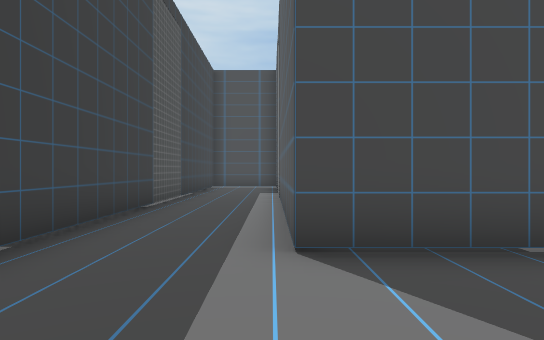
view 1 (above)

24 first-person views from a walk through a scene from a Unity 3-D project. The camera is 1.5 m above the floor, looks level and sees 75° across. The floor is counted in squares, 2 m on a side. Each view is taken from the middle of a square. On the plan, view 1 faces up. The plan holds only what a view shows up to about 11 squares ahead; the rest is blank. The place goes on beyond the plan. The player is left out.

view 2
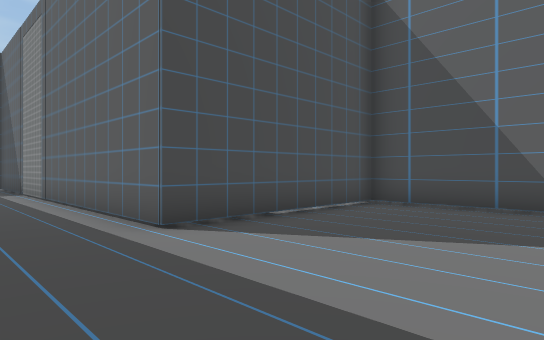

view 3
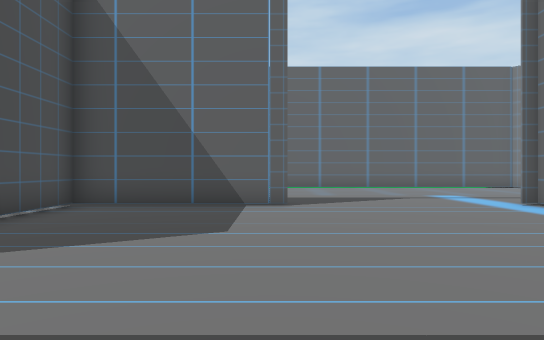

view 4
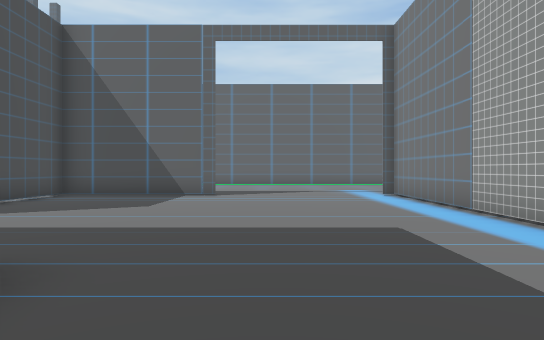

view 5
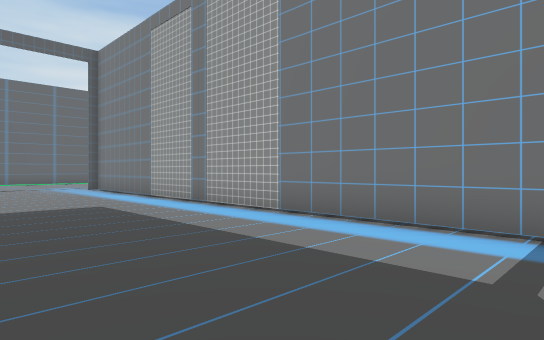

view 6
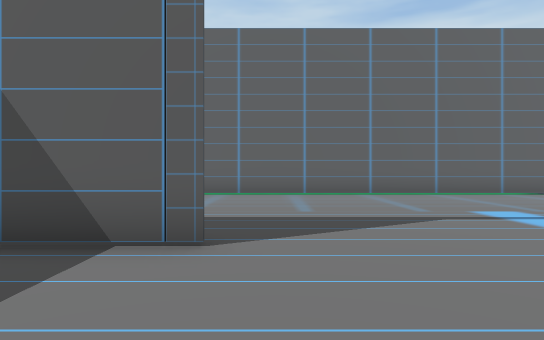

view 7
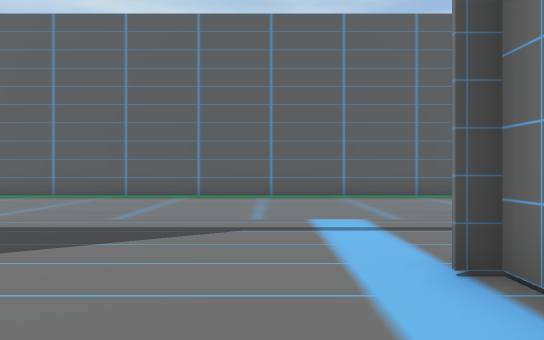

view 8
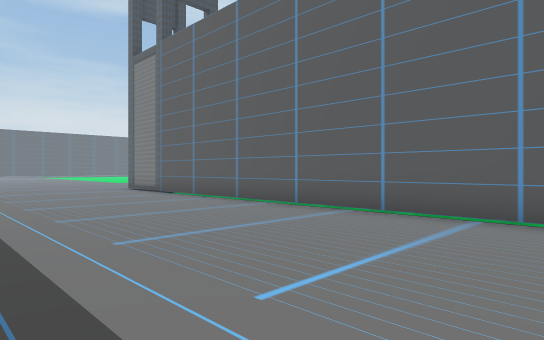

view 9
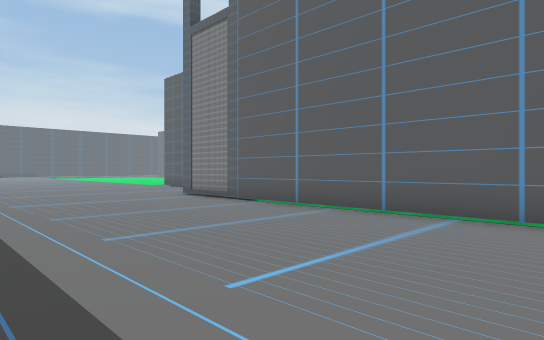

view 10
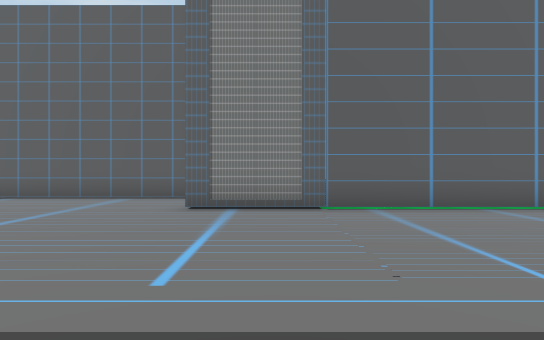

view 11
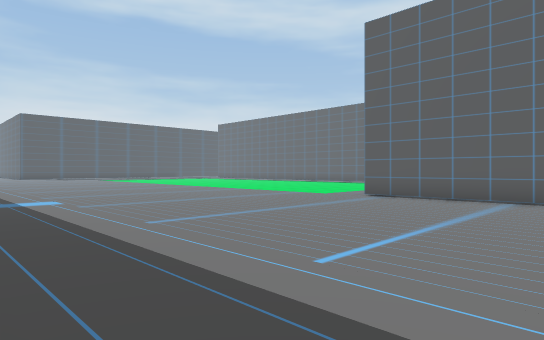

view 12
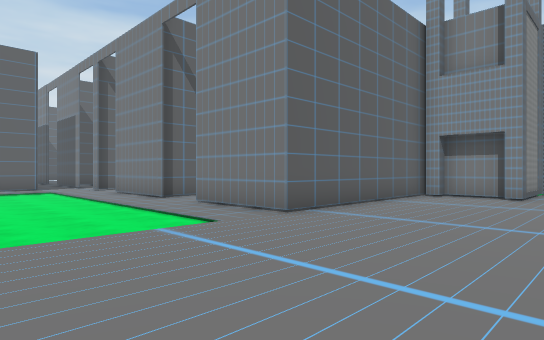

view 13
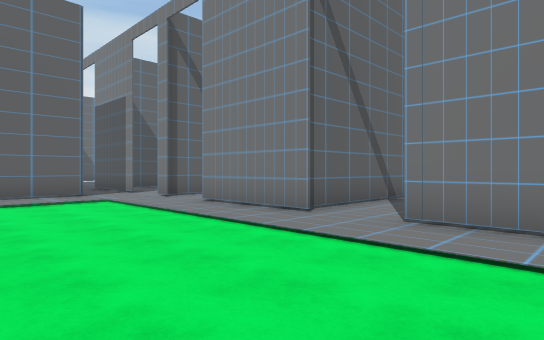

view 14
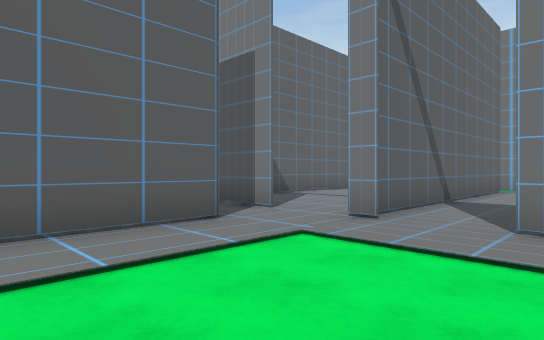

view 15
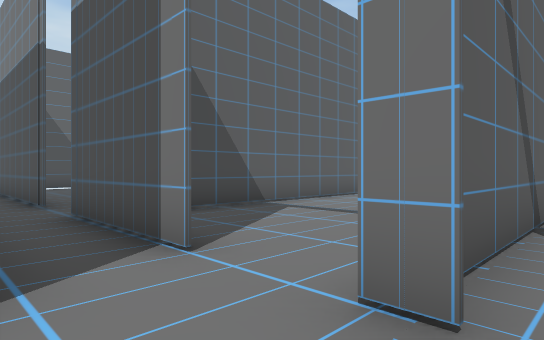

view 16
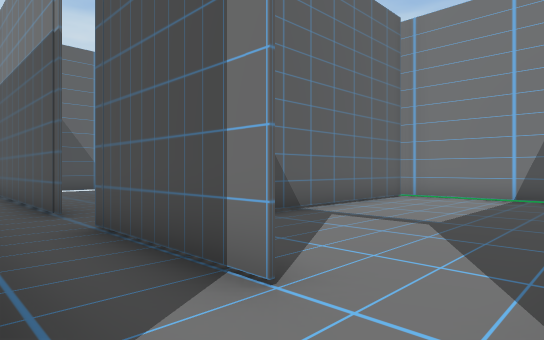

view 17
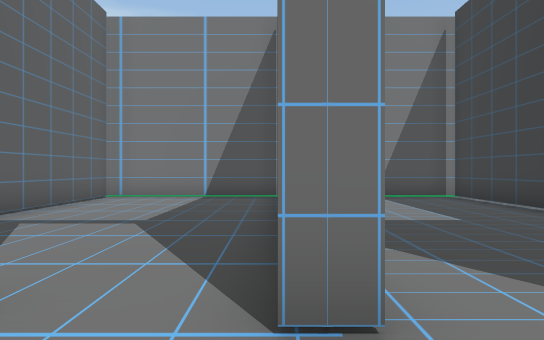

view 18
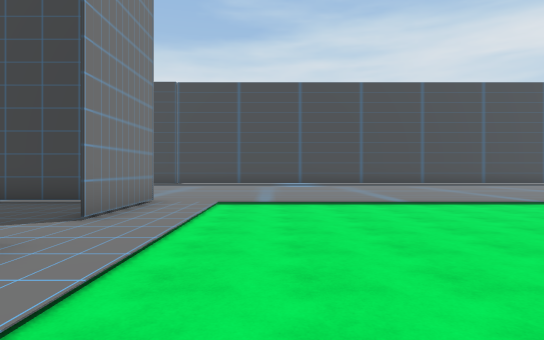

view 19
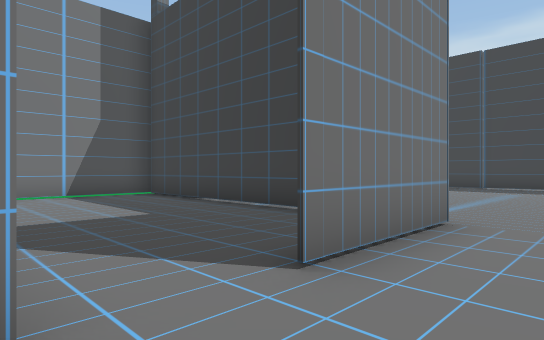

view 20
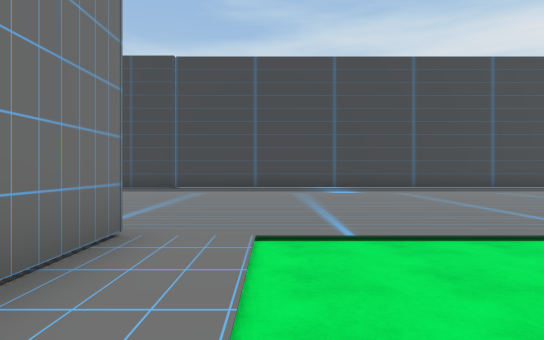

view 21
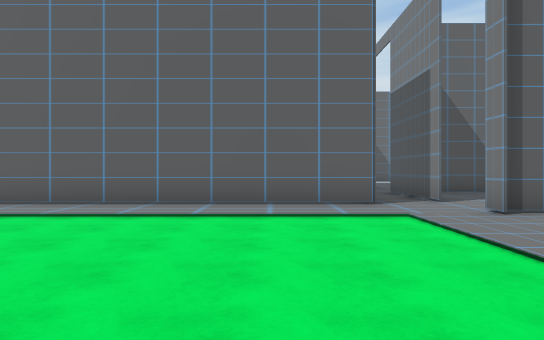

view 22
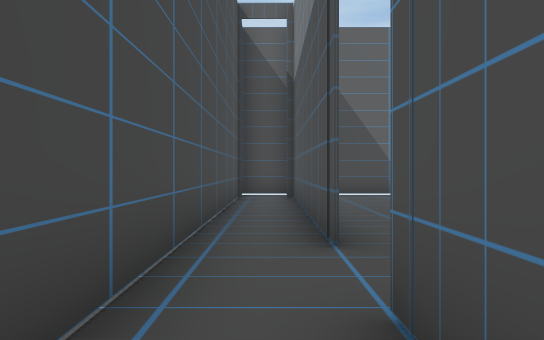

view 23
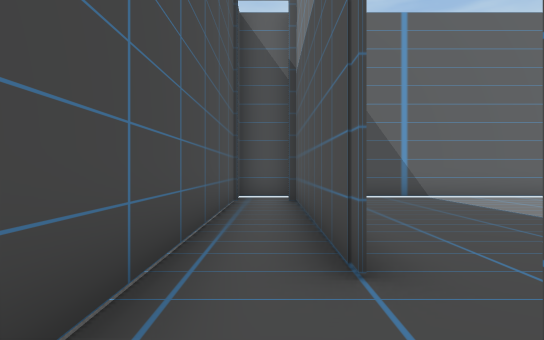

view 24
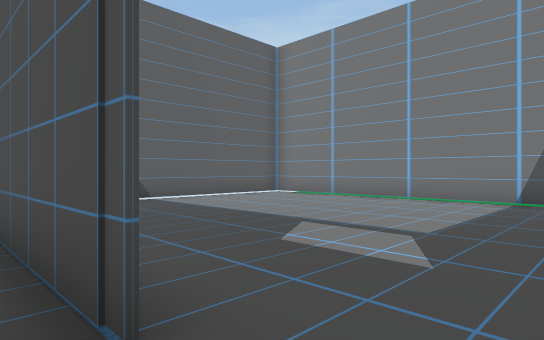

### Floor plan
Points are (right, up) in squares from view 1. A wall is a line through its corners. A room is listed if a view was taken in it or the views show most of it. See-through windows are left out.
Room 1 (views 1, 2, 3, 4, 5, 6, 7, 8, 9, 10, 11, 12, 13, 14, 15, 16, 17, 18, 19, 20, 21, 22, 23, 24)
walls: (13.1, 11.2) (14.8, 11.2); (15.2, 11.2) (15.2, 17.4) (18.1, 17.4); (-2.5, 11) (-2.5, 3.2); (5.5, -1.4) (5.5, 3.2) (0.2, 3.2) (0.2, 12.4); (19.6, 17.4) (22.9, 17.4); (24.4, 17.4) (25, 17.4); (12.7, -7.5) (12.7, 11.7) (13.2, 11.7); (26.5, 17.4) (29.9, 17.4); (26.2, 18.9) (26.2, 25.5); (-7.5, -6.6) (5.5, -6.6); (31.4, 17.4) (37.4, 17.4); (38.6, 17.5) (38.6, 18.9) (29.1, 18.9)
ways out: opening at (31, 17) to room 2; opening at (26, 17) to room 3; opening at (19, 17) to room 4; opening at (23.5, 17) to room 5
Room 2 (no view inside)
walls: (31.1, 9.1) (36.6, 9.1); (38.6, 10.6) (38.6, 16)
ways out: opening at (31, 17) to room 1
Room 3 (no view inside)
walls: (29.5, 9.4) (29.5, 17.5); (24.4, 9.1) (29.6, 9.1)
ways out: opening at (26, 17) to room 1
Room 4 (no view inside)
walls: (20, 13.2) (20, 17.2); (15.3, 15.9) (15.3, 9.4); (15.1, 9.1) (18.4, 9.1)
ways out: opening at (19, 17) to room 1
Room 5 (no view inside)
walls: (20, 12.5) (20, 9.1) (21.9, 9.1); (24.7, 9.4) (24.7, 17.2)
ways out: opening at (23.5, 17) to room 1

Positions as (right, up) in squares from view 1, and headings:
1: (0, 0), facing up
2: (-2, -1), facing up-right
3: (-2, -1), facing right
4: (-5, -3), facing right
5: (-8, -2), facing down-right
6: (2, -2), facing right
7: (3, -5), facing right
8: (7, -2), facing up-right
9: (7, 2), facing up-right
10: (6, 10), facing right
11: (6, 12), facing up-right
12: (11, 22), facing down-right
13: (16, 22), facing down-right
14: (22, 22), facing down-right
15: (24, 19), facing down-right
16: (25, 19), facing down-right
17: (25, 19), facing down
18: (23, 20), facing left
19: (20, 19), facing down-left
20: (19, 19), facing left
21: (19, 21), facing right
22: (28, 18), facing right
23: (29, 18), facing right
24: (30, 18), facing down-right
